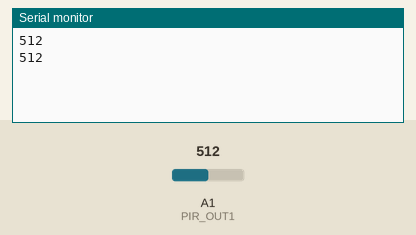
Recording of a sketch running on a simulated Arduino Uno, built with avr-gcc and run on an emulated ATmega328P. Shown: the last lines printed to the serial monitor. The test bench sets the inputs (shaded band); at power-on: A1 (PIR_OUT1) = 512.

Above: at 1.8 s.
1.9 s: A1 (PIR_OUT1) set to 716
At 2.8 s:
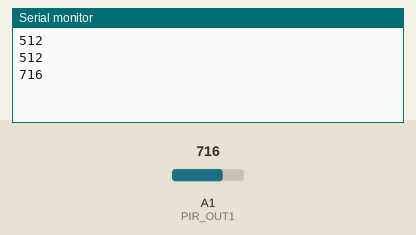
3.4 s: A1 (PIR_OUT1) set to 900
At 4.4 s:
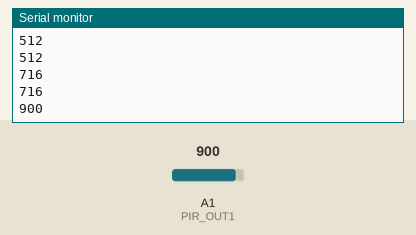
Timing chart, 0 to 6.4 s (numbered marks = the images above; inputs shaded):
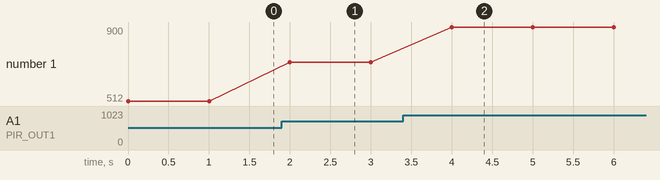

Measured:
- after the input at 1.9 s, the serial monitor: prints a new line after 0.10 s (image 1)
- after the input at 3.4 s, the serial monitor: prints a new line after 0.60 s (image 2)
- plotted number 1: 512 → 716 after the input at 1.9 s, 716 → 900 after the input at 3.4 s

The sketch:

pirSensor2.ino
```cpp
#define PIR_OUT1 A1
//#define PIR_OUT2 A2


int pirState1;
int pirState2;
boolean movement = false;
boolean oldMovement;

void setup() {
 Serial.begin(9600);

 pinMode(PIR_OUT1, INPUT);
 //pinMode(PIR_OUT2, INPUT);
}


void loop() {
  pirState1 = analogRead(PIR_OUT1);
  //pirState2 = analogRead(PIR_OUT2);

  Serial.println(pirState1);

//  if((pirState1 < 600) && (pirState1 > 400)) {
//    Serial.println("no movement");
//    movement = false;
//    oldMovement = movement;
//  }
//  else{
//    movement = true;
//    if(movement != oldMovement){
//      Serial.println("movement");
//    }
//    oldMovement = movement;
//  }

delay(1000);
}
```
